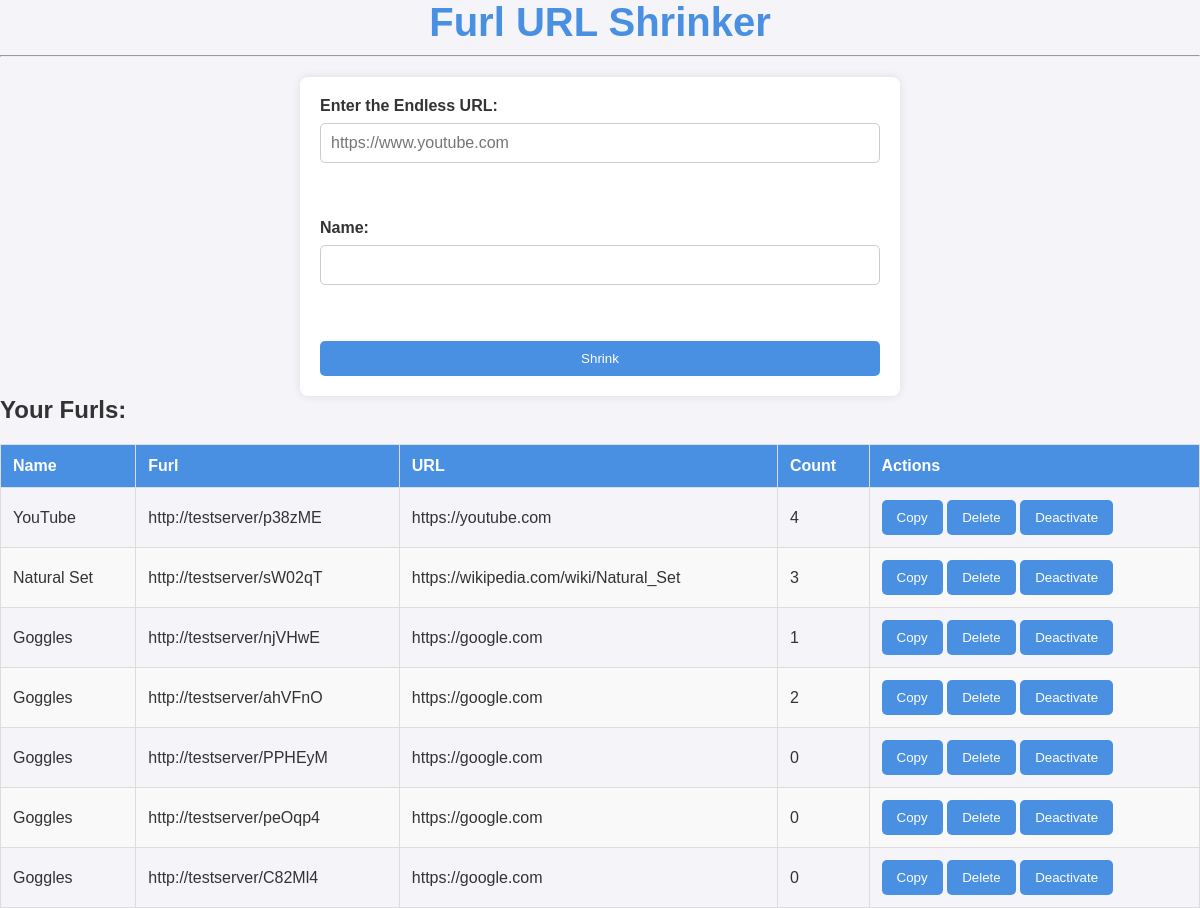
Page /home/JRBros (signed in) on the earlier database version.
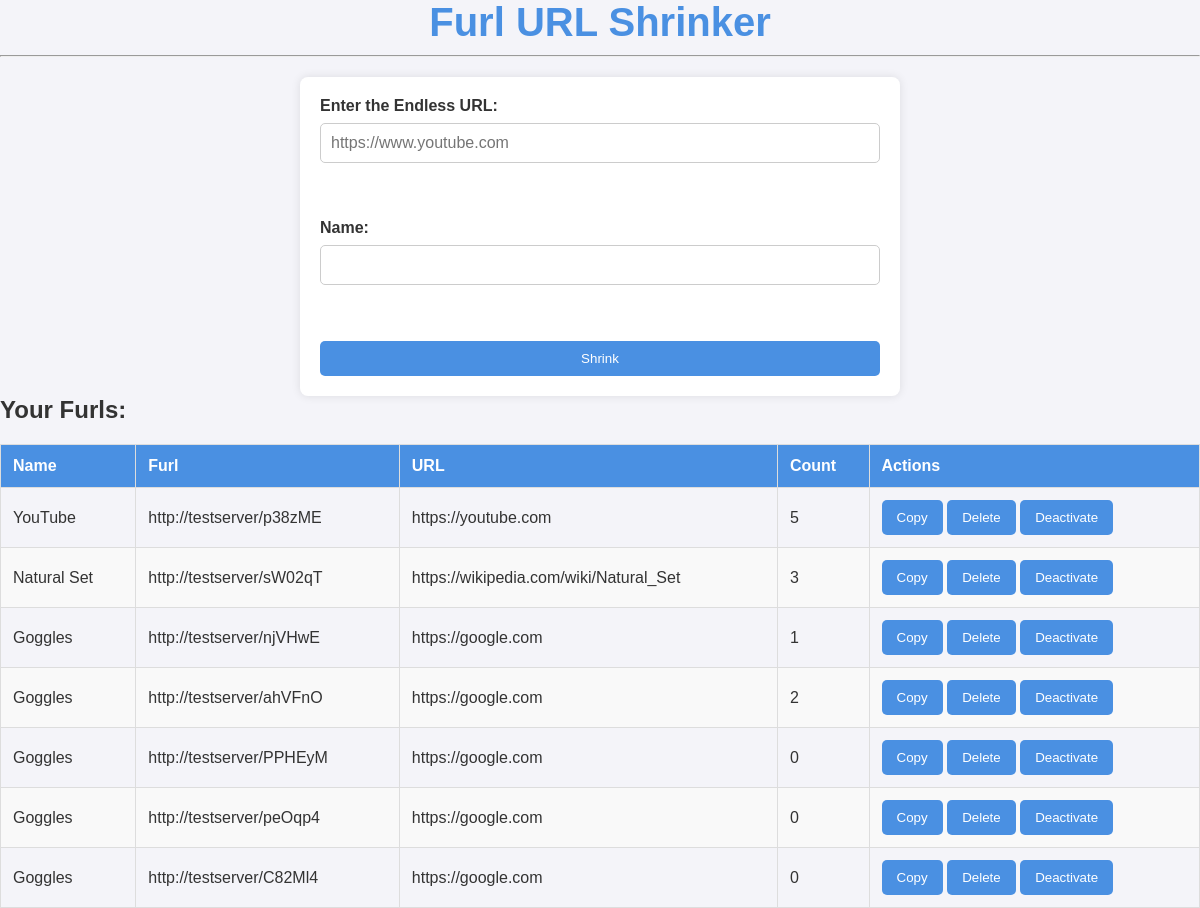
Same page on the later database version.
### tables this page shows
CREATE TABLE furled(
    furl TEXT PRIMARY KEY,
    url TEXT NOT NULL,
    name TEXT NOT NULL,
    user TEXT NOT NULL,
    count INTEGER DEFAULT 0,
    active BOOLEAN DEFAULT TRUE,
    FOREIGN KEY(user) REFERENCES users(username));

### app.py (the view, shortened to what this page needs)
@app.route('/home/<username>', methods=['GET', 'POST'])
def home(username: str) -> str:
    if 'user' not in session or session['user'] != username:
        return redirect(url_for('login'))  # Redirect to login if user is not logged in
    return render_template("home.html", username=username, furls=db.get_furls(username))

### app.py (called while the page is built)
@app.teardown_appcontext
def close_connection(exception):
    db = g.pop('db', None)
    if db is not None:
        db.commit()  # Commit any pending transactions
        db.close()  # Close the connection

### db.py (called while the page is built)
def query(query: str, params=()) -> sqlite3.Cursor:
    if 'db' not in g:
        g.db = sqlite3.connect(DATABASE)  # Connect to the database
        g.db.row_factory = sqlite3.Row  # Use Row factory to return rows as dict-like objects
    return g.db.cursor().execute(query, params)  # Execute query with parameters

def get_furls(user: str) -> dict[str, tuple[str, str, int, bool]]:
    return {f[0]: f[1:] for f in query("SELECT furl, name, url, count, active FROM furled WHERE user=?", (user,)).fetchall()}

### templates/home.html (shortened to what this page needs)
<!DOCTYPE html>
<html lang="en">
<head>
    <link rel="stylesheet" href="{{ url_for('static', filename='css/global.css') }}">
    <link rel="stylesheet" href="{{ url_for('static', filename='css/tables.css') }}">
    <link rel="stylesheet" href="{{ url_for('static', filename='css/form.css') }}">
</head>
<body>
    <header>
        <h1>Furl URL Shrinker</h1>
        <hr/>
    </header>
    <div class="content">
        <div class="form-container">
            <form action="#" method="POST">
                <label for="url">Enter the Endless URL:</label>
                <input type="url" name="url" id="url"
                       placeholder="https://www.youtube.com"
                       pattern="https?://.+"
                       size="50"
                       required>
                <br/><br/>
                <label for="name">Name:</label>
                <input type="text" name="name" id="name" size="50">
                <br/><br/>
                <input type="submit" value="Shrink">
            </form>
        </div>
        <h2>Your Furls:</h2>
        <table>
            <thead>
                <tr>
                    <th>Name</th>
                    <th>Furl</th>
                    <th>URL</th>
                    <th>Count</th>
                    <th>Actions</th>
                </tr>
            </thead>
            <tbody>
                {% for furl, info in furls.items() %}
                <tr>
                    <td>{{ info[0] }}</td>
                    <td class="url">{{ furl }}</td>
                    <td>{{ info[1] }}</td>
                    <td>{{ info[2] }}</td>
                    <td>
                        <button onclick="copyToClipboard('{{ furl }}')">Copy</button>
                        <form action="{{ url_for('delete_furl', furl=furl) }}" method="POST" style="display:inline;">
                            <input type="submit" value="Delete">
                        </form>
                        {% if info[3] %}
                        <form action="{{ url_for('deactivate_furl', furl=furl) }}" method="POST" style="display:inline;">
                            <input type="submit" value="Deactivate">
                        </form>
                        {% else %}
                        <form action="{{ url_for('activate_furl', furl=furl) }}" method="POST" style="display:inline;">
                            <input type="submit" value="Activate">
                        </form>
                        {% endif %}
                    </td>
                </tr>
                {% endfor %}
            </tbody>
        </table>
    </div>
</body>
</html>

Differences in the rows shown:
changed furled "YouTube": count "4" → "5"
